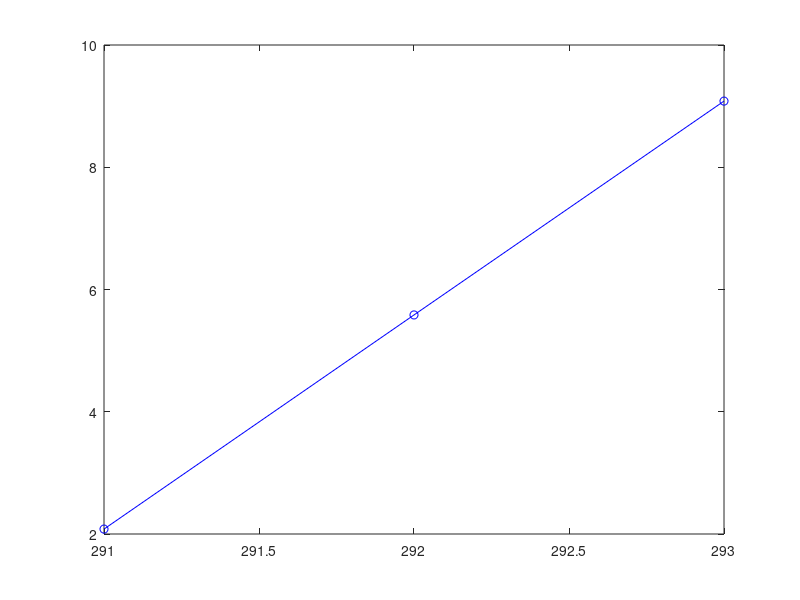

Source code (MATLAB):
clc;
clear('all');


%   Need to load data for Tp, T, E0, E, R, F.
%   But I'm gonna make stuff up:
Tp = 290 + [1,2,3]      ;
T  = 300 + [10,20,30]   ;
E0 = [1,4,7]            ;
E  = [8,3,8]            ;
R  = 1                  ;
F  = 1                  ;


% Function handles
ConP = @(m) m(1) - m(2)./Tp ; % Plugging concentration as a function of fit parameters m = [a,b];
Con  = @(m) m(1) - m(2)./T  ; %          concentration as a function of fit parameters m = [a,b];
Sol  = @(m) E0 - R.*T./(2*F) .* log( ConP(m) ./ Con(m) ) ; % Solubility Curve


% Solve the least-squares problem.
Residual = @(m) E - Sol(m)              ; % Residual form used for fitting
mGuess   = [5,10]                       ; % Initial guess at coefficients
m        = lsqnonlin(Residual,mGuess)   ; % Solve the systems
% m = lsqnonlin(Residual,mGuess,mLowBound,mHighBound); % Bounds m's values


% Plot the resulting curve
plot(Tp,Sol(m),'b-o');



